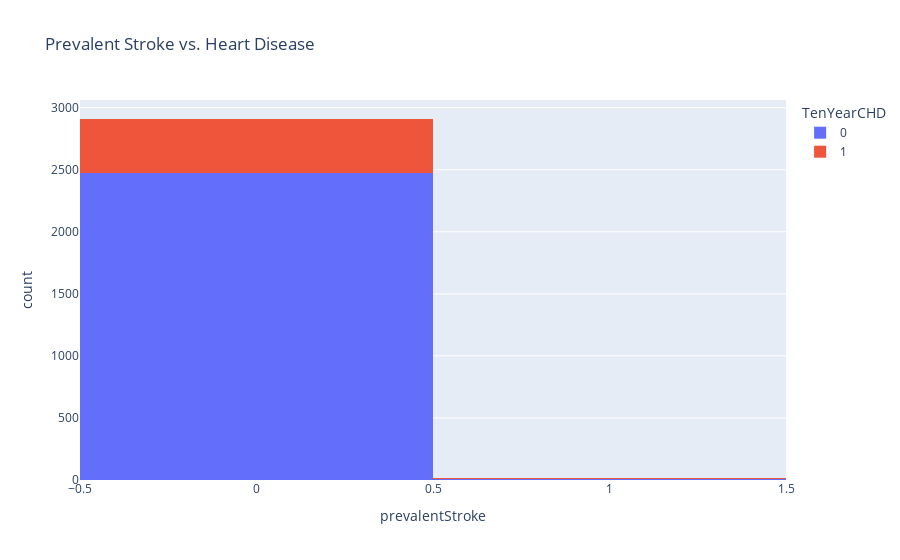

Notebook code cell kept with this figure:
### Markdown cell above
The sample for patients with blood presure medication is small, but seemingly a higher share of those having heart disease (34%) vs. those without the medication (15%).

### Code cell
px.histogram(df_clean, x='prevalentStroke', 
       title='Prevalent Stroke vs. Heart Disease', 
       color='TenYearCHD')

### Figure 1 — Plotly figure (JSON) as saved in the notebook; plotly's stock layout.template omitted (floating-point values rounded to 4 significant figures; data arrays with more than 128 entries replaced by an {"elided": "..."} marker saying what was removed)
{"data": [{"alignmentgroup": "True", "bingroup": "x", "hovertemplate": "TenYearCHD=0<br>prevalentStroke=%{x}<br>count=%{y}<extra></extra>", "legendgroup": "0", "marker": {"color": "#636efa", "pattern": {"shape": ""}}, "name": "0", "offsetgroup": "0", "orientation": "v", "showlegend": true, "type": "histogram", "x": {"elided": "2483 int values"}, "xaxis": "x", "yaxis": "y"}, {"alignmentgroup": "True", "bingroup": "x", "hovertemplate": "TenYearCHD=1<br>prevalentStroke=%{x}<br>count=%{y}<extra></extra>", "legendgroup": "1", "marker": {"color": "#EF553B", "pattern": {"shape": ""}}, "name": "1", "offsetgroup": "1", "orientation": "v", "showlegend": true, "type": "histogram", "x": {"elided": "444 int values"}, "xaxis": "x", "yaxis": "y"}], "layout": {"barmode": "relative", "legend": {"title": {"text": "TenYearCHD"}, "tracegroupgap": 0}, "title": {"text": "Prevalent Stroke vs. Heart Disease"}, "xaxis": {"anchor": "y", "domain": [0, 1], "title": {"text": "prevalentStroke"}}, "yaxis": {"anchor": "x", "domain": [0, 1], "title": {"text": "count"}}}}
